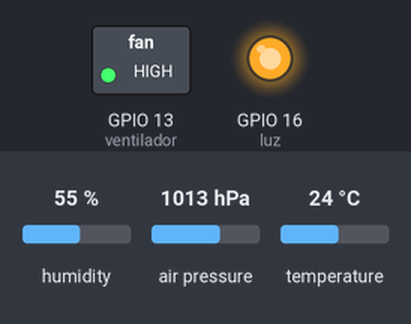
Bench run of a sketch on a simulated ESP8266 (NodeMCU). Shown: switched loads named in the sketch (green lamp = pin HIGH), output pins drawn as LEDs (lit = HIGH). Inputs (shaded band) come from the test bench; at power-on: humidity 55 %, air pressure 1013 hPa, temperature 24 °C. What the sketch prints to the serial monitor is not drawn.

Above: at 5.0 s.
At 12.5 s:
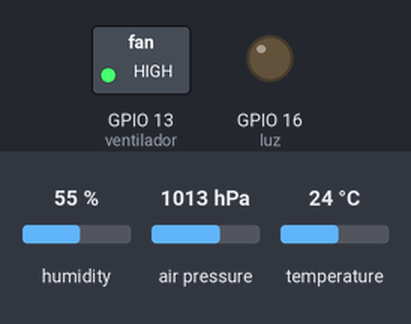
Timing chart, 0 to 17.3 s (numbered marks = the images above):
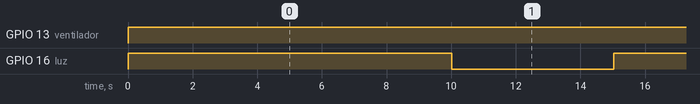

Measured:
- by itself, GPIO 13 (ventilador): LOW → HIGH at 0.00 s
- by itself, GPIO 16 (luz): alternates HIGH for 10.0 s and LOW for 5.0 s

The sketch:

temp_hum_pres.ino
```cpp
#include <ESP8266WiFi.h>
#include <Wire.h>
#include <SPI.h>
#include <Adafruit_Sensor.h>
#include <Adafruit_BME280.h>

/*#include "../net_secrets.h" // buscar la carpeta donde esté el archivo .h de la contraseña y nombre del Wi-Fi

char ssid[] = "sakura-5G"; // nombre Wi-Fi
char pass[] = "Laura?2012"; // contraseña Wi-Fi
*/

String topics[2] = {"pressure/", "hum/" /*"temp/"*/}; // temas para recibir
String deviceId = "AAL";

Adafruit_BME280 bme; // sensor de tem, hum, pressure
//BH1750 lightMeter(0x23); // sensor de lux

int luz = 16;
int ventilador = 13;
float temp;

// la guia del codigo es basado en los ejemplos de ArduinoMqttClient (WiFiAdvancedCallback

void setup(){
  Serial.begin(9600);

  pinMode(luz, OUTPUT);
  pinMode(ventilador, OUTPUT);

  Wire.begin();

  while (!Serial) {
    ;
  }

/*
  Serial.print("Attempting to connect to WPA SSID: ");
  Serial.println(ssid);
  while (WiFi.begin(ssid, pass) != WL_CONNECTED) {
    // failed, retry
    Serial.print(".");
    delay(5000);
  }

  Serial.println("You're connected to the network");
  Serial.println();
*/

  bool status = bme.begin(0x76);
}


void loop() {
  //mqttClient.poll();

  //mediciones: [presión en hPa, humedad, temperatura, lux]
  double measurement[2] = {bme.readPressure()/100.0F, bme.readHumidity() /*bme.readTemperature()*/};

  //creación de las payload con los datos a ser enviado a cada tema
  String payloads[2] = {"", ""};

  for(int i = 0; i < 2; i++)
    payloads[i] += measurement[i];

    bool retained = false;
    int qos = 2;
    bool dup = false;

   for(int i = 0; i < 2; i++){
      //mqttClient.beginMessage("esp/"+topics[i]+deviceId, payloads[i].length(), retained, qos, dup);
      //mqttClient.print(payloads[i]);
      //mqttClient.endMessage();

      Serial.println();
      Serial.print(topics[i]+deviceId);
      Serial.print("/");
      Serial.print(payloads[i]);
      Serial.println();
    }

  temp = bme.readTemperature();
  Serial.print("temp/");
  Serial.println(temp);

  if (temp < 21) {
    digitalWrite(ventilador, LOW);
    Serial.println("Ventilador apagado");
  }

  if (temp >= 23) {
    digitalWrite(ventilador, HIGH);
    Serial.println("Ventilador encendido");
  }

  digitalWrite(luz,HIGH);
  delay(10000);
  digitalWrite(luz,LOW);

  delay(5000);
}
```
